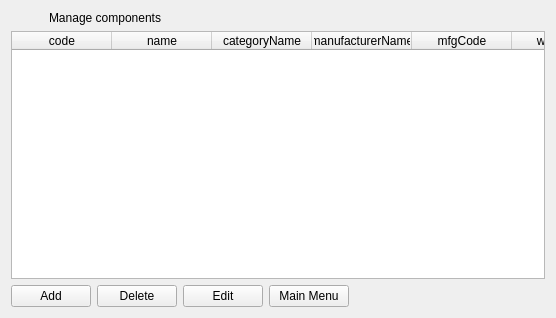
<?xml version="1.0" encoding="UTF-8"?>
<ui version="4.0">
 <class>components_form</class>
 <widget class="QWidget" name="components_form">
  <property name="geometry">
   <rect>
    <x>0</x>
    <y>0</y>
    <width>556</width>
    <height>318</height>
   </rect>
  </property>
  <property name="windowTitle">
   <string>Components</string>
  </property>
  <layout class="QGridLayout" name="gridLayout">
   <item row="4" column="0">
    <layout class="QHBoxLayout" name="horizontalLayout">
     <item>
      <widget class="QPushButton" name="add">
       <property name="text">
        <string>Add</string>
       </property>
       <property name="form" stdset="0">
        <string notr="true">component_add</string>
       </property>
       <property name="global.id" stdset="0">
        <string notr="true">{component.id}</string>
       </property>
       <property name="global.componentState" stdset="0">
        <string notr="true">{component.state}</string>
       </property>
      </widget>
     </item>
     <item>
      <widget class="QPushButton" name="delete_2">
       <property name="text">
        <string>Delete</string>
       </property>
       <property name="doctype" stdset="0">
        <string notr="true">Component.simpleform</string>
       </property>
       <property name="rootelement" stdset="0">
        <string notr="true">component</string>
       </property>
       <property name="action" stdset="0">
        <string notr="true">delete</string>
       </property>
       <property name="form" stdset="0">
        <string notr="true">components</string>
       </property>
       <property name="id" stdset="0">
        <string>{component.id}</string>
       </property>
       <property name="global.componentState" stdset="0">
        <string notr="true">{component.state}</string>
       </property>
      </widget>
     </item>
     <item>
      <widget class="QPushButton" name="edit">
       <property name="text">
        <string>Edit</string>
       </property>
       <property name="form" stdset="0">
        <string notr="true">component_edit</string>
       </property>
       <property name="global.id" stdset="0">
        <string notr="true">{component.id}</string>
       </property>
       <property name="global.componentState" stdset="0">
        <string notr="true">{component.state}</string>
       </property>
      </widget>
     </item>
     <item>
      <widget class="QPushButton" name="reload_2">
       <property name="text">
        <string>Main Menu</string>
       </property>
       <property name="form" stdset="0">
        <string notr="true">init</string>
       </property>
       <property name="global.componentState" stdset="0">
        <string notr="true">{component.state}</string>
       </property>
      </widget>
     </item>
     <item>
      <spacer name="horizontalSpacer_2">
       <property name="orientation">
        <enum>Qt::Horizontal</enum>
       </property>
       <property name="sizeHint" stdset="0">
        <size>
         <width>40</width>
         <height>20</height>
        </size>
       </property>
      </spacer>
     </item>
    </layout>
   </item>
   <item row="1" column="0">
    <widget class="QTableWidget" name="component">
     <property name="horizontalScrollBarPolicy">
      <enum>Qt::ScrollBarAlwaysOff</enum>
     </property>
     <property name="alternatingRowColors">
      <bool>true</bool>
     </property>
     <property name="selectionMode">
      <enum>QAbstractItemView::SingleSelection</enum>
     </property>
     <property name="selectionBehavior">
      <enum>QAbstractItemView::SelectRows</enum>
     </property>
     <property name="showGrid">
      <bool>true</bool>
     </property>
     <property name="gridStyle">
      <enum>Qt::DotLine</enum>
     </property>
     <property name="sortingEnabled">
      <bool>true</bool>
     </property>
     <property name="doctype" stdset="0">
      <string notr="true">ComponentListRequest.simpleform</string>
     </property>
     <property name="rootelement" stdset="0">
      <string notr="true">component</string>
     </property>
     <property name="state" stdset="0">
      <string notr="true">{global.componentState}</string>
     </property>
     <property name="action" stdset="0">
      <string notr="true">read</string>
     </property>
     <attribute name="horizontalHeaderShowSortIndicator" stdset="0">
      <bool>true</bool>
     </attribute>
     <attribute name="verticalHeaderStretchLastSection">
      <bool>false</bool>
     </attribute>
     <column>
      <property name="text">
       <string>code</string>
      </property>
     </column>
     <column>
      <property name="text">
       <string>name</string>
      </property>
     </column>
     <column>
      <property name="text">
       <string>categoryName</string>
      </property>
     </column>
     <column>
      <property name="text">
       <string>manufacturerName</string>
      </property>
     </column>
     <column>
      <property name="text">
       <string>mfgCode</string>
      </property>
     </column>
     <column>
      <property name="text">
       <string>webPage</string>
      </property>
     </column>
     <column>
      <property name="text">
       <string>description</string>
      </property>
     </column>
     <column>
      <property name="text">
       <string>price</string>
      </property>
     </column>
    </widget>
   </item>
   <item row="0" column="0">
    <layout class="QHBoxLayout" name="horizontalLayout_2">
     <item>
      <widget class="QLabel" name="label_2">
       <property name="maximumSize">
        <size>
         <width>32</width>
         <height>32</height>
        </size>
       </property>
       <property name="text">
        <string/>
       </property>
       <property name="pixmap">
        <pixmap resource="../qtclient.qrc">:/images/bricks.png</pixmap>
       </property>
      </widget>
     </item>
     <item>
      <widget class="QLabel" name="label">
       <property name="text">
        <string>Manage components</string>
       </property>
      </widget>
     </item>
    </layout>
   </item>
  </layout>
 </widget>
 <tabstops>
  <tabstop>component</tabstop>
  <tabstop>add</tabstop>
  <tabstop>delete_2</tabstop>
  <tabstop>edit</tabstop>
  <tabstop>reload_2</tabstop>
 </tabstops>
 <resources>
  <include location="../qtclient.qrc"/>
  <include location="../resources/configurator.qrc"/>
 </resources>
 <connections>
  <connection>
   <sender>component</sender>
   <signal>cellDoubleClicked(int,int)</signal>
   <receiver>edit</receiver>
   <slot>click()</slot>
   <hints>
    <hint type="sourcelabel">
     <x>194</x>
     <y>197</y>
    </hint>
    <hint type="destinationlabel">
     <x>207</x>
     <y>294</y>
    </hint>
   </hints>
  </connection>
 </connections>
</ui>
